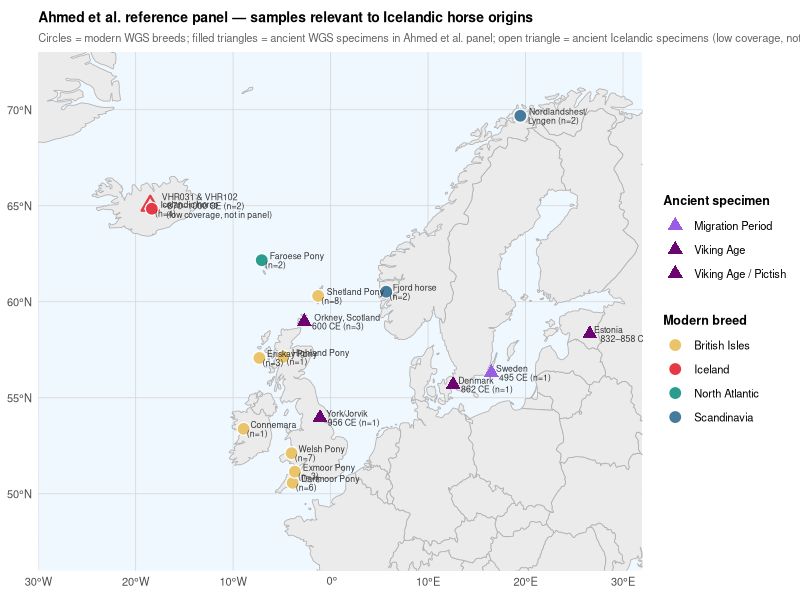
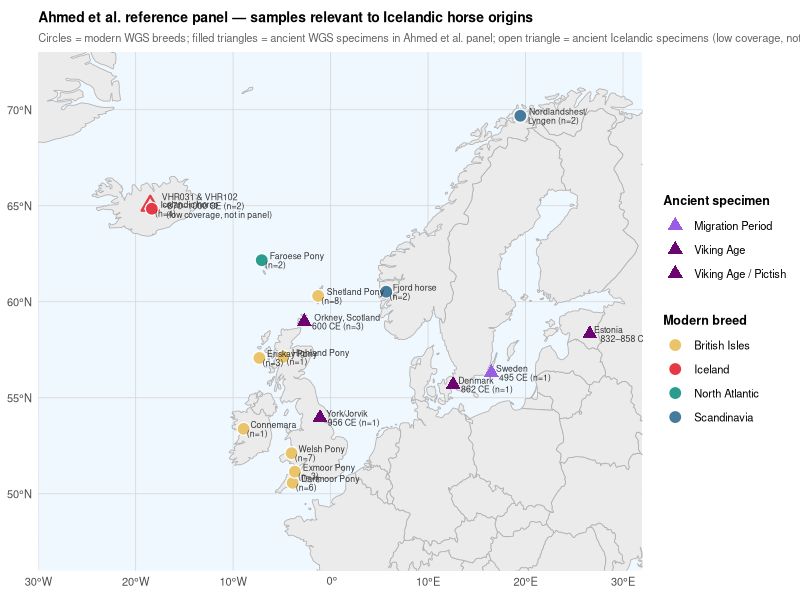
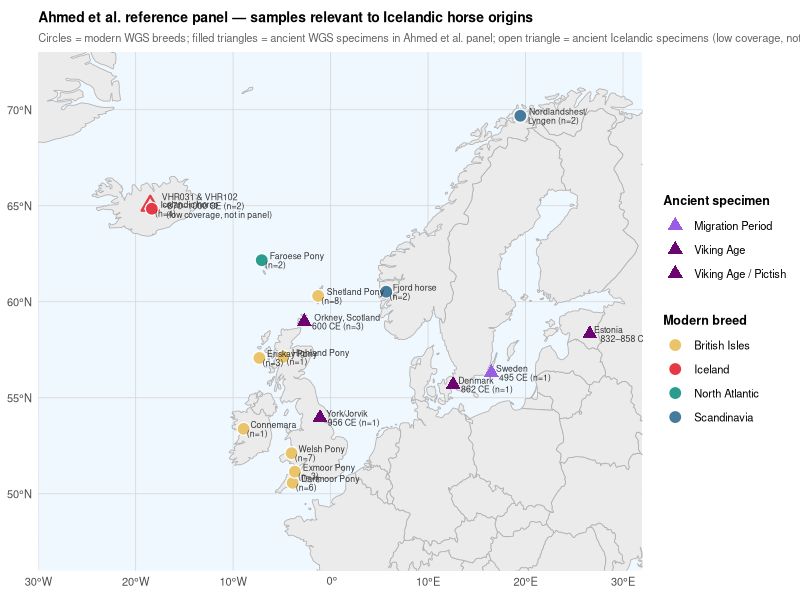

Reproduce these figures in R, in order.
# Map of Ahmed et al. reference panel — samples relevant to Icelandic horse origins
# Modern breeds (circles) and ancient whole-genome specimens (triangles)
# Note: in horse_info_tbl_grp_colors.txt, column "long" = latitude, "lat" = longitude (swapped)

library(ggplot2)
library(rnaturalearth)
library(rnaturalearthdata)
library(sf)
library(dplyr)

# ── Modern breeds ────────────────────────────────────────────────────────────
modern <- data.frame(
  label     = c("Icelandic horse\n(n=4)", "Nordlandshest/\nLyngen (n=2)",
                "Fjord horse\n(n=2)", "Faroese Pony\n(n=2)",
                "Shetland Pony\n(n=8)", "Dartmoor Pony\n(n=6)",
                "Exmoor Pony\n(n=3)", "Eriskay Pony\n(n=3)",
                "Highland Pony\n(n=1)", "Connemara\n(n=1)",
                "Welsh Pony\n(n=7)"),
  lat       = c(64.84,  69.68,  60.52,  62.16,
                60.30,  50.57,  51.15,  57.07,
                57.13,  53.38,  52.11),
  lon       = c(-18.34,  19.47,   5.71,  -7.06,
                 -1.27,  -3.89,  -3.66,  -7.30,
                 -4.84,  -8.92,  -4.00),
  group     = c("Iceland",
                "Scandinavia", "Scandinavia", "North Atlantic",
                "British Isles", "British Isles", "British Isles",
                "British Isles", "British Isles", "British Isles",
                "British Isles")
)

# ── Ancient Icelandic specimens (low coverage, Fages et al. 2019) ─────────────
# VHR031 (Granastaðir, 0.08x) and VHR102 (Berufjörður, 0.18x)
# Not in Ahmed et al. panel — shown to illustrate the data gap
iceland_ancient <- data.frame(
  label  = c("VHR031 & VHR102\n~870–1000 CE (n=2)\n(low coverage, not in panel)"),
  lat    = c(65.0),
  lon    = c(-18.5)
)

# ── Ancient specimens ─────────────────────────────────────────────────────────
ancient <- data.frame(
  label   = c("Orkney, Scotland\n600 CE (n=3)",
              "York/Jorvik\n956 CE (n=1)",
              "Denmark\n862 CE (n=1)",
              "Sweden\n495 CE (n=1)",
              "Estonia\n832–858 CE (n=2)"),
  lat     = c(58.96,  53.96,  55.68,  56.30,  58.32),
  lon     = c(-2.70,  -1.08,  12.57,  16.49,  26.59),
  period  = c("Viking Age / Pictish",
              "Viking Age",
              "Viking Age",
              "Migration Period",
              "Viking Age")
)

# ── Base map ──────────────────────────────────────────────────────────────────
world <- ne_countries(scale = "medium", returnclass = "sf")

# Colour palettes
breed_colours <- c(
  "Iceland"       = "#E63946",   # red — the target population
  "Scandinavia"   = "#457B9D",   # blue
  "North Atlantic"= "#2A9D8F",   # teal
  "British Isles" = "#E9C46A"    # amber
)

period_colours <- c(
  "Viking Age / Pictish" = "#6A0572",
  "Viking Age"           = "#6A0572",
  "Migration Period"     = "#9B5DE5"
)

# ── Plot ──────────────────────────────────────────────────────────────────────
p <- ggplot() +
  # Base map
  geom_sf(data = world, fill = "grey92", colour = "grey70", linewidth = 0.3) +


  # Low-coverage Icelandic ancient specimens (not in Ahmed panel) — open triangles
  geom_point(data = iceland_ancient,
             aes(x = lon, y = lat),
             shape = 24, size = 3.5, colour = "#E63946", fill = NA, stroke = 1.2) +
  geom_text(data = iceland_ancient,
            aes(x = lon, y = lat, label = label),
            size = 2.2, hjust = -0.15, vjust = 0.5,
            lineheight = 0.85, colour = "grey20") +

  # Ancient specimens — filled triangles
  geom_point(data = ancient,
             aes(x = lon, y = lat, colour = period),
             shape = 17, size = 3.5) +

  # Modern breeds — circles
  geom_point(data = modern,
             aes(x = lon, y = lat, fill = group),
             shape = 21, size = 4, colour = "white", stroke = 0.6) +

  # Labels for modern breeds (nudge to avoid overlap)
  geom_text(data = modern,
            aes(x = lon, y = lat, label = label),
            size = 2.2, hjust = -0.15, vjust = 0.5,
            lineheight = 0.85, colour = "grey20") +

  # Labels for ancient specimens
  geom_text(data = ancient,
            aes(x = lon, y = lat, label = label),
            size = 2.2, hjust = -0.15, vjust = 0.5,
            lineheight = 0.85, colour = "grey20") +

  # Map extent: North Atlantic + NW Europe
  coord_sf(xlim = c(-30, 32), ylim = c(46, 73), expand = FALSE) +

  # Scales
  scale_fill_manual(name = "Modern breed", values = breed_colours) +
  scale_colour_manual(name = "Ancient specimen", values = period_colours) +

  # Theme
  theme_minimal(base_size = 10) +
  theme(
    legend.position    = "right",
    legend.text        = element_text(size = 8),
    legend.title       = element_text(size = 9, face = "bold"),
    panel.grid.major   = element_line(colour = "grey85", linewidth = 0.3),
    panel.background   = element_rect(fill = "aliceblue", colour = NA),
    plot.title         = element_text(size = 10, face = "bold"),
    plot.subtitle      = element_text(size = 8, colour = "grey40")
  ) +

  labs(
    title    = "Ahmed et al. reference panel — samples relevant to Icelandic horse origins",
    subtitle = "Circles = modern WGS breeds; filled triangles = ancient WGS specimens in Ahmed et al. panel; open triangle = ancient Icelandic specimens (low coverage, not in panel).",
    x = NULL, y = NULL
  )

# ── Save ───────────────────────────────────────────────────────────────────────
ggsave("ahmed_panel_map.pdf", plot = p, width = 18, height = 12, units = "cm")
ggsave("ahmed_panel_map.png", plot = p, width = 18, height = 12, units = "cm", dpi = 300)

print(p)
